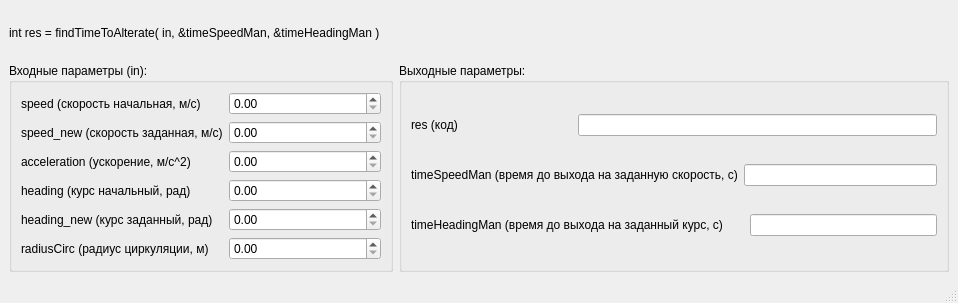
<?xml version="1.0" encoding="UTF-8"?>
<ui version="4.0">
 <class>MainWindowFuncFindTime</class>
 <widget class="QMainWindow" name="MainWindowFuncFindTime">
  <property name="geometry">
   <rect>
    <x>0</x>
    <y>0</y>
    <width>958</width>
    <height>303</height>
   </rect>
  </property>
  <property name="windowTitle">
   <string>MainWindow</string>
  </property>
  <widget class="QWidget" name="centralwidget">
   <layout class="QGridLayout" name="gridLayout_3">
    <item row="0" column="0">
     <widget class="QLabel" name="label_10">
      <property name="text">
       <string>int res = findTimeToAlterate( in, &amp;timeSpeedMan, &amp;timeHeadingMan )</string>
      </property>
     </widget>
    </item>
    <item row="1" column="0">
     <widget class="QGroupBox" name="groupBox">
      <property name="title">
       <string>Входные параметры (in):</string>
      </property>
      <layout class="QGridLayout" name="gridLayout">
       <item row="0" column="0">
        <widget class="QLabel" name="label">
         <property name="text">
          <string>speed (скорость начальная, м/с)</string>
         </property>
        </widget>
       </item>
       <item row="0" column="1">
        <widget class="QDoubleSpinBox" name="doubleSpinBox_inFundFindTime_speed"/>
       </item>
       <item row="1" column="0">
        <widget class="QLabel" name="label_2">
         <property name="text">
          <string>speed_new (скорость заданная, м/с)</string>
         </property>
        </widget>
       </item>
       <item row="1" column="1">
        <widget class="QDoubleSpinBox" name="doubleSpinBox_inFundFindTime_speedNew"/>
       </item>
       <item row="2" column="0">
        <widget class="QLabel" name="label_3">
         <property name="text">
          <string>acceleration (ускорение, м/с^2)</string>
         </property>
        </widget>
       </item>
       <item row="2" column="1">
        <widget class="QDoubleSpinBox" name="doubleSpinBox_inFundFindTime_acceleration"/>
       </item>
       <item row="3" column="0">
        <widget class="QLabel" name="label_4">
         <property name="text">
          <string>heading (курс начальный, рад)</string>
         </property>
        </widget>
       </item>
       <item row="3" column="1">
        <widget class="QDoubleSpinBox" name="doubleSpinBox_inFundFindTime_heading"/>
       </item>
       <item row="4" column="0">
        <widget class="QLabel" name="label_5">
         <property name="text">
          <string>heading_new (курс заданный, рад)</string>
         </property>
        </widget>
       </item>
       <item row="4" column="1">
        <widget class="QDoubleSpinBox" name="doubleSpinBox_inFundFindTime_headingNew"/>
       </item>
       <item row="5" column="0">
        <widget class="QLabel" name="label_6">
         <property name="text">
          <string>radiusCirc (радиус циркуляции, м)</string>
         </property>
        </widget>
       </item>
       <item row="5" column="1">
        <widget class="QDoubleSpinBox" name="doubleSpinBox_inFundFindTime_radiusCirc"/>
       </item>
      </layout>
     </widget>
    </item>
    <item row="1" column="1">
     <widget class="QGroupBox" name="groupBox_2">
      <property name="sizePolicy">
       <sizepolicy hsizetype="Minimum" vsizetype="Minimum">
        <horstretch>0</horstretch>
        <verstretch>0</verstretch>
       </sizepolicy>
      </property>
      <property name="maximumSize">
       <size>
        <width>550</width>
        <height>350</height>
       </size>
      </property>
      <property name="title">
       <string>Выходные параметры:</string>
      </property>
      <layout class="QGridLayout" name="gridLayout_2">
       <item row="0" column="0">
        <widget class="QLabel" name="label_7">
         <property name="text">
          <string>res (код)</string>
         </property>
        </widget>
       </item>
       <item row="0" column="1" colspan="3">
        <widget class="QLineEdit" name="lineEdit_outFuncFindTime_res"/>
       </item>
       <item row="1" column="0" colspan="2">
        <widget class="QLabel" name="label_8">
         <property name="text">
          <string>timeSpeedMan (время до выхода на заданную скорость, с)</string>
         </property>
        </widget>
       </item>
       <item row="1" column="2" colspan="2">
        <widget class="QLineEdit" name="lineEdit_outFuncFindTime_timeSpeedMan"/>
       </item>
       <item row="2" column="0" colspan="3">
        <widget class="QLabel" name="label_9">
         <property name="text">
          <string>timeHeadingMan (время до выхода на заданный курс, с)</string>
         </property>
        </widget>
       </item>
       <item row="2" column="3">
        <widget class="QLineEdit" name="lineEdit_outFuncFindTime_timeHeadingMan"/>
       </item>
      </layout>
     </widget>
    </item>
   </layout>
  </widget>
  <widget class="QMenuBar" name="menubar">
   <property name="geometry">
    <rect>
     <x>0</x>
     <y>0</y>
     <width>958</width>
     <height>21</height>
    </rect>
   </property>
  </widget>
  <widget class="QStatusBar" name="statusbar"/>
 </widget>
 <resources/>
 <connections/>
</ui>
